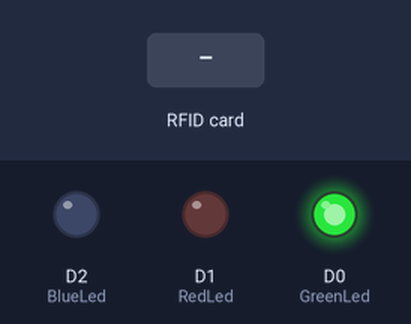
This sketch was run on a simulated ESP8266 (NodeMCU). Shown: output pins drawn as LEDs (lit = HIGH). The inputs (shaded band) are chosen by the test bench. WiFi joins after 1.5 s; servers stay silent unless stated; uploads are accepted with an empty reply; pins used as bus, display or sensor lines are not drawn; what the sketch prints to the serial monitor is not drawn.

Above: at 0.1 s.
At 4.2 s:
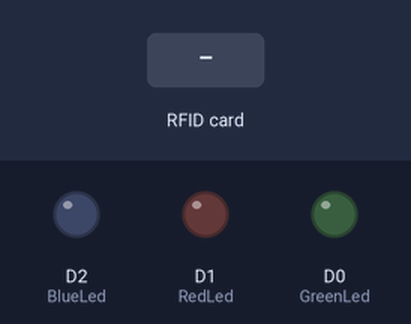
4.3 s: RFID card 5E 7A 19 C4 held to the reader
At 5.9 s:
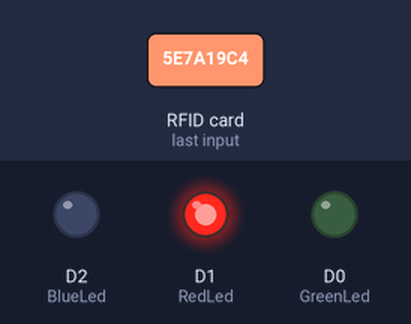
Timing chart, 0 to 7.7 s (numbered marks = the images above; inputs shaded):
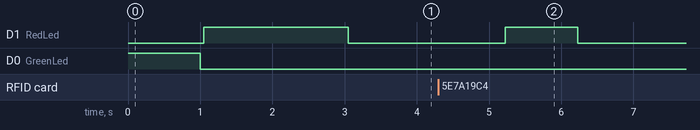

Measured:
- after the input at 4.3 s, D1 (RedLed): LOW → HIGH after 0.93 s, → LOW 1.0 s later

The sketch:

RFID_NodeMCU.ino
```cpp
#include <WiFiManager.h>
#include <ESP8266WiFi.h>     //Include Esp library
#include <WiFiClient.h>
#include <ESP8266WebServer.h>
#include <ESP8266HTTPClient.h>
#include <SPI.h>
#include <MFRC522.h>        //include RFID library
//
#define SS_PIN D4 //RX slave select SDA
#define RST_PIN D3
#define RedLed D1
#define GreenLed D0
#define BlueLed D2
#define WaitLed D4

MFRC522 mfrc522(SS_PIN, RST_PIN); // Create MFRC522 instance.

String getData ,Link;
String CardID="";
String status2="";
// #include <WiFiClient.h>


void setup() {
  pinMode(GreenLed,OUTPUT);
  pinMode(BlueLed,OUTPUT);
  pinMode(RedLed,OUTPUT);
  pinMode(WaitLed,OUTPUT);
  digitalWrite(GreenLed,HIGH);
  delay(1000);
  digitalWrite(GreenLed,LOW);
  Serial.begin(115200);
  Serial.println("Hello World!");
  WiFiManager wifiManager;
  wifiManager.setDebugOutput(true);
  wifiManager.setTimeout(30);
  SPI.begin();  // Init SPI bus
  mfrc522.PCD_Init(); // Init MFRC522 card

  digitalWrite(RedLed,HIGH);
  //digitalWrite(BlueLed,HIGH);
  digitalWrite(WaitLed,HIGH);
  Serial.print("Setting up the wifi");
  WiFi.begin("","rfidproj");
  int i=0;
    while (WiFi.status() != WL_CONNECTED) { // Wait for the Wi-Fi to connect
    delay(1000);
    Serial.print(++i); Serial.print(' ');
  }

  digitalWrite(WaitLed,LOW);
  digitalWrite(RedLed,LOW);
  //digitalWrite(BlueLed,LOW);
  Serial.println("CONNECTED!!");
  Serial.print("IP address: ");
  Serial.println(WiFi.localIP());  //IP address assigned to your ESP

}

void loop() {
    MFRC522::MIFARE_Key key;
  for (byte i = 0; i < 6; i+=2) {key.keyByte[i] = 0xFF;
  key.keyByte[i+1] = 0xFF;}

  //some variables we need
  byte block;
  byte len;
  MFRC522::StatusCode status;
  if(WiFi.status() != WL_CONNECTED){
    WiFiManager wifiManager;
    digitalWrite(RedLed,HIGH);
    //digitalWrite(BlueLed,HIGH);
    digitalWrite(WaitLed,HIGH);
    Serial.print("Setting up the wifi");
    WiFi.begin("Ultra","Ultra@2234");
    int i=0;
    while (WiFi.status() != WL_CONNECTED) { // Wait for the Wi-Fi to connect
    delay(1000);
    Serial.print(++i); Serial.print(' ');
  }

    digitalWrite(WaitLed,LOW);
    digitalWrite(RedLed,LOW);
    //digitalWrite(BlueLed,LOW);
    Serial.println("CONNECTED!!");
    Serial.print("IP address: ");
    Serial.println(WiFi.localIP());  //IP address assigned to your ESP
  }

  //look for new card
   if ( ! mfrc522.PICC_IsNewCardPresent()) {
  return;//got to start of loop if there is no card present
 }
 // Select one of the cards
 if ( ! mfrc522.PICC_ReadCardSerial()) {
  return;//if read card serial(0) returns 1, the uid struct contians the ID of the read card.
 }

 for (byte i = 0; i < mfrc522.uid.size; i++) {
     CardID += mfrc522.uid.uidByte[i];
     }
    byte buffer1[18];

  block = 4;
  len = 18;

  mfrc522.MIFARE_Read(block, buffer1, &len);
  for (uint8_t i = 0; i < 16; i++)
  {
    if (buffer1[i] != 32)
    {
      status2+=buffer1[i];
            Serial.write(buffer1[i]);
    }
  }
  digitalWrite(WaitLed,HIGH);
  Serial.println("Remove your card and wait!");
  delay(700);
  Serial.println(status2);     //Print Card ID
  HTTPClient http;    //Declare object of class HTTPClient
  WiFiClient wifiClient;
  //GET Data
  getData = CardID;
  Link = "http://192.168.220.228:8000/process/?card_id="+ getData; // ENTER YOUR HOST NAME HERE
  WiFiManager wifiManager;
  http.begin(wifiClient,Link);
  int httpCode = http.GET();            //Send the request
  delay(10);
  String payload = http.getString();    //Get the response payload

  Serial.println(httpCode);   //Print HTTP return code
  Serial.println(payload);    //Print request response payload

  if(payload == "login"){
    digitalWrite(WaitLed,LOW);
    digitalWrite(GreenLed,HIGH);
    Serial.println("green on");
    delay(1000);
  }
  else if(payload == "logout"){
    digitalWrite(WaitLed,LOW);
    digitalWrite(BlueLed,HIGH);
    Serial.println("Blue on");
    delay(100);
  }
  else{
    digitalWrite(WaitLed,LOW);
    digitalWrite(RedLed,HIGH);
    delay(500);
    }
  delay(500);

  CardID = "";
  getData = "";
  Link = "";
  status2="";
  http.end();  //Close connection
  digitalWrite(WaitLed,LOW);
  digitalWrite(GreenLed,LOW);
  digitalWrite(BlueLed,LOW);
  digitalWrite(RedLed,LOW);
}
//=======================================================================
```
